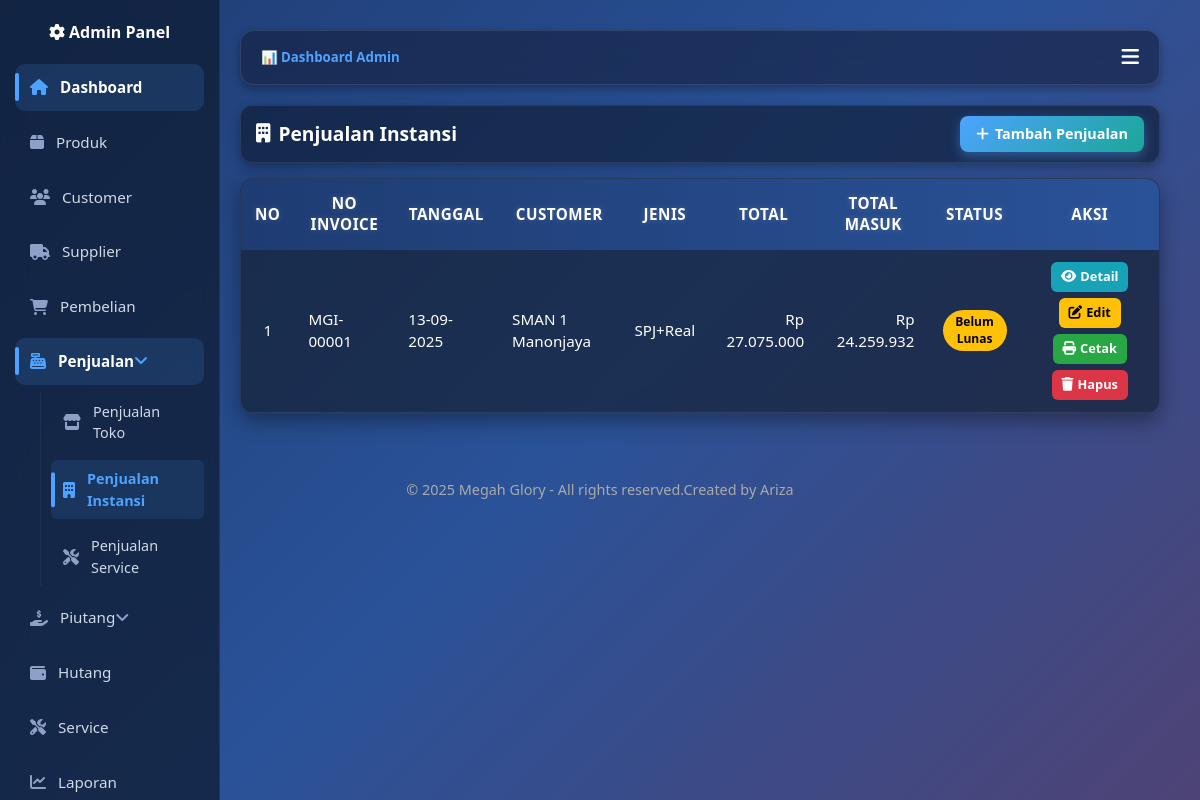
/Admin/Penjualan/instansi/index.php (signed in), run on the app's committed database.
### tables this page shows
CREATE TABLE `penjualan_instansi` (
  `id` int(11) NOT NULL,
  `no_invoice` varchar(30) NOT NULL,
  `tanggal` date NOT NULL,
  `customer_id` int(11) NOT NULL,
  `jenis_penjualan` enum('SPJ','Real','SPJ+Real') NOT NULL,
  `keterangan` text DEFAULT NULL,
  `total` decimal(15,2) DEFAULT 0.00,
  `dpp` decimal(15,2) DEFAULT 0.00,
  `ppn` decimal(15,2) DEFAULT 0.00,
  `pph` decimal(15,2) DEFAULT 0.00,
  `biaya_adm` decimal(15,2) DEFAULT 0.00,
  `total_masuk` decimal(15,2) DEFAULT 0.00,
  `status` enum('Lunas','Belum Lunas') DEFAULT 'Belum Lunas',
  `created_at` timestamp NOT NULL DEFAULT current_timestamp(),
  `updated_at` timestamp NOT NULL DEFAULT current_timestamp() ON UPDATE current_timestamp()
);

CREATE TABLE `customer` (
  `id` int(11) NOT NULL,
  `nama_customer` varchar(100) NOT NULL,
  `jenis` enum('Toko','Instansi') DEFAULT 'Toko',
  `alamat` text DEFAULT NULL,
  `no_telp` varchar(30) DEFAULT NULL,
  `email` varchar(100) DEFAULT NULL
);

### Admin/Penjualan/instansi/index.php (the view, shortened to what this page needs)
<?php
include "../../../config.php";
include "../../../header.php";
function rupiah($angka) {
    return "Rp " . number_format($angka, 0, ',', '.');
}
$sql = "SELECT pi.*, c.nama_customer AS customer_nama
        FROM penjualan_instansi pi
        JOIN customer c ON pi.customer_id = c.id
        ORDER BY pi.tanggal DESC";
$result = $conn->query($sql);
?>
<div class="page-header">
  <h2><i class="fa fa-building"></i> Penjualan Instansi</h2>
  <a href="tambah.php" class="btn-add"><i class="fa fa-plus"></i> Tambah Penjualan</a>
</div>
<div class="table-card">
  <div class="table-responsive">
    <table class="table table-modern align-middle mb-0">
      <thead>
        <tr>
          <th>No</th>
          <th>No Invoice</th>
          <th>Tanggal</th>
          <th>Customer</th>
          <th>Jenis</th>
          <th>Total</th>
          <th>Total Masuk</th>
          <th>Status</th>
          <th>Aksi</th>
        </tr>
      </thead>
      <tbody>
        <?php if ($result && $result->num_rows > 0): ?>
          <?php $no=1; while($row = $result->fetch_assoc()): ?>
            <tr>
              <td><?= $no++ ?></td>
              <td><?= htmlspecialchars($row['no_invoice']) ?></td>
              <td><?= date("d-m-Y", strtotime($row['tanggal'])) ?></td>
              <td><?= htmlspecialchars($row['customer_nama']) ?></td>
              <td class="text-center"><?= htmlspecialchars($row['jenis_penjualan']) ?></td>
              <td class="text-right"><?= rupiah($row['total']) ?></td>
              <td class="text-right"><?= rupiah($row['total_masuk']) ?></td>
              <td class="text-center">
                <?php if ($row['status'] === 'Lunas'): ?>
                  <span class="badge badge-success">Lunas</span>
                <?php else: ?>
                  <span class="badge badge-warning text-dark"><?= htmlspecialchars($row['status']) ?></span>
                <?php endif; ?>
              </td>
              <td class="td-aksi">
                <a href="detail.php?id=<?= (int)$row['id'] ?>" class="btn-aksi btn-aksi-info">
                  <i class="fa fa-eye"></i> Detail
                </a>
                <a href="edit.php?id=<?= (int)$row['id'] ?>" class="btn-aksi btn-aksi-warning">
                  <i class="fa fa-edit"></i> Edit
                </a>
                <a href="print.php?id=<?= (int)$row['id'] ?>" target="_blank" class="btn-aksi btn-aksi-success">
                  <i class="fa fa-print"></i> Cetak
                </a>
                <a href="delete.php?id=<?= (int)$row['id'] ?>"
                   onclick="return confirm('Yakin hapus data ini?')"
                   class="btn-aksi btn-aksi-danger">
                  <i class="fa fa-trash"></i> Hapus
                </a>
              </td>
            </tr>
          <?php endwhile; ?>
        <?php else: ?>
          <tr>
            <td colspan="9" class="text-center">Belum ada transaksi instansi</td>
          </tr>
        <?php endif; ?>
      </tbody>
    </table>
  </div>
</div>
<?php include "../../../footer.php"; ?>

### assets/css/base.css (style rules this page uses)
:root { --primary: #009688; --secondary: #6c757d; --success: #28a745; --danger: #dc3545; --warning: #ffc107; --info: #17a2b8; --light: #f8f9fa; --dark: #212529; --body-bg: #0a1930; --body-color: #ffffff; }
* { box-sizing: border-box; margin: 0; padding: 0; }
body { font-family: 'Segoe UI', sans-serif; background: linear-gradient(135deg, #1e3c72, #2a5298, #4e4376); color: var(--body-color); line-height: 1.5; }
a { text-decoration: none; color: inherit; }
.text-center { text-align: center !important; }
.text-right { text-align: right !important; }

### assets/css/layout.css (style rules this page uses)
.page-header { display: flex; justify-content: space-between; align-items: center; flex-wrap: wrap; padding: 10px 15px; margin-bottom: 15px; background: rgba(15, 28, 51, 0.65); border: 1px solid rgba(255,255,255,0.08); border-radius: 12px; box-shadow: 0 4px 12px rgba(0,0,0,0.3); gap: 10px; }
.page-header h2 { margin: 0; font-size: 1.2rem; font-weight: 700; display: flex; align-items: center; gap: 8px; color: #fff; }

### assets/css/components.css (style rules this page uses)
.table-modern { width: 100%; border-collapse: separate; border-spacing: 0; border-radius: 14px; overflow: hidden; background: rgba(15, 28, 51, 0.7); backdrop-filter: blur(10px); color: #fff; box-shadow: 0 8px 20px rgba(0,0,0,0.35); font-size: 0.95rem; line-height: 1.4; border: 1px solid rgba(255,255,255,0.08); }
.table-modern thead tr { background: linear-gradient(90deg, #1e3c72, #2a5298); color: #fff; }
.table-modern thead th { padding: 14px; border: none !important; font-weight: 700; text-align: center; text-transform: uppercase; letter-spacing: 0.5px; text-shadow: 0 0 6px rgba(255,255,255,0.2); }
.table-modern td { padding: 12px 14px; vertical-align: middle; border-bottom: 1px solid rgba(255,255,255,0.08); transition: background 0.2s ease; }
.table-modern tbody tr:nth-child(odd) { background: rgba(255,255,255,0.02); }
.table-modern td:nth-child(1), .table-modern td:last-child { text-align: center; }
::placeholder { color: #aaa; }
.badge { display: inline-block; padding: 4px 10px; border-radius: 50px; font-size: 0.75rem; font-weight: 600; color: #fff; }
.badge-warning { background: var(--warning); color: #000; }

### assets/css/custom.css (style rules this page uses)
.td-aksi { display: flex; justify-content: center; gap: 6px; flex-wrap: wrap; }
.btn-aksi { display: inline-flex; align-items: center; justify-content: center; gap: 4px; padding: 4px 10px; height: 30px; font-size: 0.8rem; font-weight: 600; border-radius: 6px; line-height: 1; transition: all 0.2s ease; }
.btn-aksi i { font-size: 0.85rem; line-height: 1; }
.btn-aksi-warning { background: #ffc107; color: #000; }
.btn-aksi-danger { background: #dc3545; color: #fff; }
.btn-aksi-success { background: #28a745; color: #fff; }
.btn-aksi-info { background: #17a2b8; color: #fff; }
.btn-add { display: inline-flex; align-items: center; justify-content: center; gap: 6px; background: linear-gradient(135deg, #4da3ff, #1aa798); color: #fff !important; font-weight: 600; padding: 0 16px; height: 36px; border-radius: 8px; font-size: 0.9rem; line-height: 1; transition: all 0.3s ease; box-shadow: 0 4px 12px rgba(77,163,255,0.4); }
.btn-add i { font-size: 0.9rem; line-height: 1; }
html, body { height: 100%; margin: 0; display: flex; flex-direction: column; }

### data on the page
penjualan_instansi: no_invoice "MGI-00001", tanggal "13-09-2025", customer.nama_customer "SMAN 1 Manonjaya", jenis_penjualan "SPJ+Real", total "Rp 27.075.000", total_masuk "Rp 24.259.932", status "Belum Lunas"
